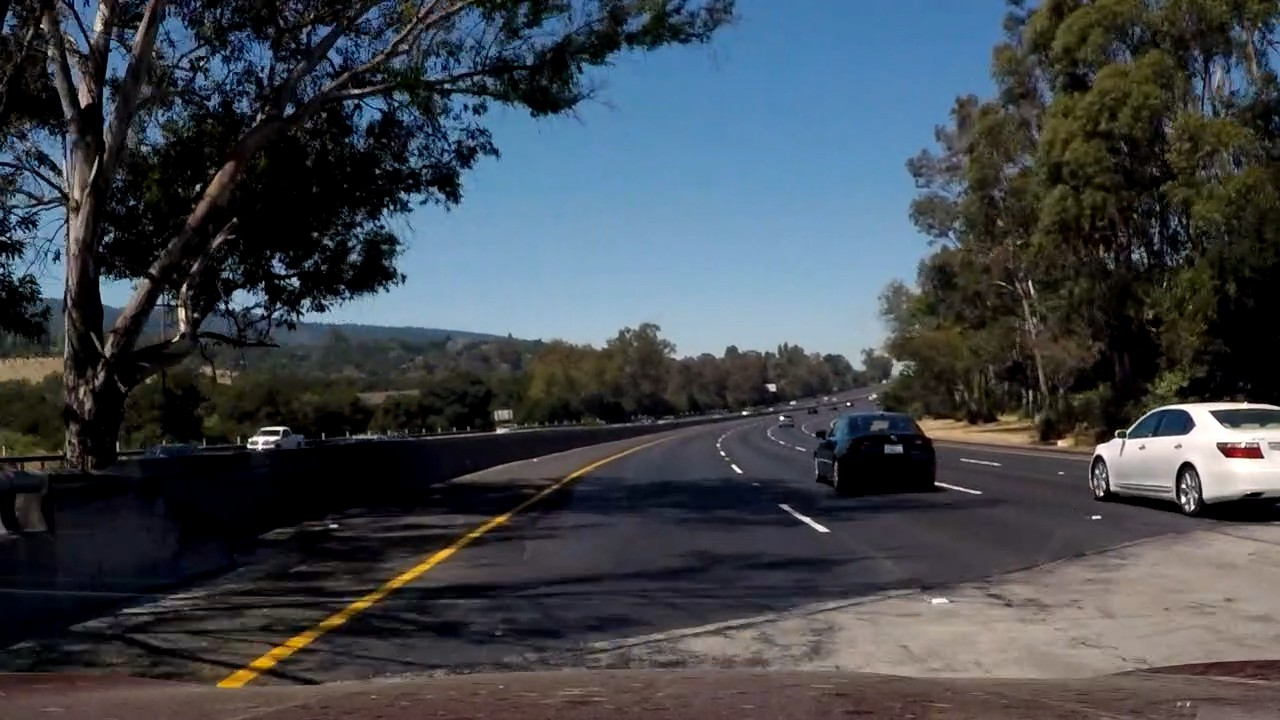
#> input picture test_images/screenshot.jpg, 1280 x 720 px; its folder holds 3 pictures in this run
$ python advanced_lane.py   (older library calls are emulated)
#> lines starting #> are read from the running program, lines starting #| are printed output that depends on the picture
### camera_calibrate.py
import numpy as np
import cv2
import glob
import matplotlib.pyplot as plt
import pickle
from helper import showImages, showSidebySide

objpoints = []
imgpoints = []
outimages = []
originalImages = []


# [18 lines left out: function findCorner, not called in this run]

def undistortImages(image, mtx, dist):
    undist = cv2.undistort(image, mtx, dist, None, mtx)
    return undist

# Load calibration images.
# [27 lines that do not run on import are left out]

### threshold_binary.py
import numpy as np
import cv2
import glob
import matplotlib.pyplot as plt
import pickle
from helper import showImages, showSidebySide
from camera_calibrate import undistortImages


# Define a function that thresholds the S-channel of HLS
# Use exclusive lower bound (>) and inclusive upper (<=)
# [6 lines left out: function sThresh, not called in this run]

def absSobelThresh(img, orient = "x", sobel_kernel=3, thresh = (10,100)):
    """
        Calculate the Sobel gradient on the direction `orient` and return a binary thresholded image
        on [`thresh_min`, `thresh_max`]. Using `sobel_kernel` as Sobel kernel size.
    """
    if orient == 'x':
        yorder = 0
        xorder = 1
    else:
        yorder = 1
        xorder = 0
    sobel = cv2.Sobel(img, cv2.CV_64F, xorder, yorder, ksize=sobel_kernel) # Take the derivative in x
    abs_sobel = np.absolute(sobel) # Absolute  derivative to accentuate lines away from horizontal
    scaled_sobel = np.uint8(255*abs_sobel/np.max(abs_sobel))

    # Threshold x gradient
    sbinary = np.zeros_like(scaled_sobel)
    sbinary[(scaled_sobel >= thresh[0]) & (scaled_sobel <= thresh[1])] = 1
    return sbinary

# [83 lines left out: functions magThresh, dirThresh, combineGradients, combineGradientsOnS, yellowOnHsv, whiteOnHsv and 2 more, not called in this run]

# suggestion from reviewer for binary threshold for yellow and white line
# function to get yellow line an white line in HSV colorspace
def yellowOnLabAndRgb(img):
    b = cv2.cvtColor(img, cv2.COLOR_BGR2LAB)[:,:,2]
    b_thres_on_lab = (145,200)
    '''
    r = cv2.cvtColor(img, cv2.COLOR_BGR2RGB)[:,:,1]
    r_thres_on_lab = (100,200)
    binary = np.zeros_like(b)
    binary[(b >= b_thres_on_lab[0]) & (b <= b_thres_on_lab[1])
           & (r >= r_thres_on_lab[0]) & (r <= r_thres_on_lab[1])] = 1
           '''
    binary = np.zeros_like(b)
    binary[(b >= b_thres_on_lab[0]) & (b <= b_thres_on_lab[1])] = 1
    return binary

# function to get yellow line an white line in LUV colorspace
def whiteOnLuv(img):
    l = cv2.cvtColor(img, cv2.COLOR_BGR2LUV)[:,:,0]
    l_thres_on_lab = (215,255)
    binary = np.zeros_like(l)
    binary[(l >= l_thres_on_lab[0]) & (l <= l_thres_on_lab[1])] = 1
    return binary

# function to get yellow line and white line in HSV colorspace
# [6 lines left out: function combineYellowWhiteOnLabLuv, not called in this run]

def combineGradientsAndLUV(img,threshSobel = (10,100)):
    """
        Compute the combination of Sobel X and Sobel Y or Magnitude and Direction
        """
    #hsv = cv2.cvtColor(img, cv2.COLOR_BGR2HSV)
    s=cv2.cvtColor(img, cv2.COLOR_BGR2HLS)[:,:,2]
    sobelX = absSobelThresh(s, thresh=threshSobel)
    sobelY = absSobelThresh(s, thresh=threshSobel, orient = "y")
    yellow = yellowOnLabAndRgb(img)
    white = whiteOnLuv(img)
    combined = np.zeros_like(sobelX)
    combined[((sobelX == 1) & (sobelY == 1)) | (yellow == 1) | (white == 1)] = 1
    return combined

# [84 lines that do not run on import are left out]

### advanced_lane.py
import numpy as np
import cv2
import glob
import matplotlib.pyplot as plt
import pickle
from helper import showImages, showSidebySide
from camera_calibrate import undistortImages
from threshold_binary import combineGradients, combineGradientsOnS, combineGradientsAndColor,combineYellowWhiteOnLabLuv, combineGradientsAndLUV
from moviepy.editor import VideoFileClip
import pdb

class Lane():
    def __init__(self):
        self.fit = None
        self.fit_m = None
        self.curvature = None
        self.prevfit = []
        self.prevfit_m = []
        self.discardFrameNo = 0
    def add_fit(self, fit):
        self.prevfit.append(fit)
        if len(self.prevfit) > 10:
            self.prevfit = self.prevfit[len(self.prevfit)-10:]
            self.fit = np.mean(self.prevfit, axis=0)
        else:
            self.fit = fit
        return self.fit

    def add_fit_m(self, fit_m):
        self.prevfit_m.append(fit_m)
        if len(self.prevfit_m) > 10:
            self.prevfit_m = self.prevfit_m[len(self.prevfit_m)-10:]
            self.fit_m = np.mean(self.prevfit_m, axis=0)
        else:
            self.fit_m = fit_m
        return self.fit_m

# Init LeftLane and rightLane for pipeline use
leftLane = Lane()
rightLane = Lane()
# Define conversions in x and y from pixels space to meters
## as perspective transform, the offset = 200
offset = 200
image_width = 1280
image_height = 720
## the line width is 3.7m
## 3.7m = xm_per_pix * (1280 - 2*200)
between_left_right_Line = 3.7
xm_per_pix = between_left_right_Line/(image_width - 2*offset) # meters per pixel in x dimension
##  Each dashed line measures 10 feet, and the empty spaces in-between measure 30 feet.
between_dashline_m = 9.14 ##     30 feet
between_dashline_start_y = 100
between_dashline_end_y = 670
ym_per_pix = between_dashline_m/(between_dashline_end_y - between_dashline_start_y) # meters per pixel in y dimension

# Define M as 0 at begin
M = 0

# Define if need convert BGR to RGB for cv image reading
needBGR2RGB = True

# Define show image row and columns
imageRow = 4
imageCol = 3

# Define the number of Frames that discarded
discardFrameNo = 0

def adjustPerspective(image, M=M):
    """
        Adjust the `image` using the transformation matrix `M`.
        """
    img_size = (image.shape[1], image.shape[0])
    warped = cv2.warpPerspective(image, M, img_size)
    return warped

def getDiscardFrameNo():
    return discardFrameNo

def getDiscardFrameNo():
    return discardFrameNo

def findLines(binary_warped, nwindows=9, margin=110, minpix=50):
    """
        Find the polynomial representation of the lines in the `image` using:
        - `nwindows` as the number of windows.
        - `margin` as the windows margin.
        - `minpix` as minimum number of pixes found to recenter the window.
        - `ym_per_pix` meters per pixel on Y.
        - `xm_per_pix` meters per pixels on X.

        Returns (left_fit, right_fit, left_lane_inds, right_lane_inds, out_img, nonzerox, nonzeroy)
        """
    # Take a histogram of the bottom half of the image
    histogram = np.sum(binary_warped[binary_warped.shape[0]//2:,:], axis=0)
    # Create an output image to draw on and  visualize the result
    out_img = np.dstack((binary_warped, binary_warped, binary_warped))*255
    # Find the peak of the left and right halves of the histogram
    # These will be the starting point for the left and right lines
    midpoint = np.int(histogram.shape[0]/2)
    leftx_base = np.argmax(histogram[:midpoint])
    rightx_base = np.argmax(histogram[midpoint:]) + midpoint

    # Set height of windows
    window_height = np.int(binary_warped.shape[0]/nwindows)
    # Identify the x and y positions of all nonzero pixels in the image
    nonzero = binary_warped.nonzero()
    nonzeroy = np.array(nonzero[0])
    nonzerox = np.array(nonzero[1])

    # Current positions to be updated for each window
    leftx_current = leftx_base
    rightx_current = rightx_base

    # Create empty lists to receive left and right lane pixel indices
    left_lane_inds = []
    right_lane_inds = []

    # Step through the windows one by one
    for window in range(nwindows):
        # Identify window boundaries in x and y (and right and left)
        win_y_low = binary_warped.shape[0] - (window+1)*window_height
        win_y_high = binary_warped.shape[0] - window*window_height
        win_xleft_low = leftx_current - margin
        win_xleft_high = leftx_current + margin
        win_xright_low = rightx_current - margin
        win_xright_high = rightx_current + margin
        # Draw the windows on the visualization image
        cv2.rectangle(out_img,(win_xleft_low,win_y_low),(win_xleft_high,win_y_high),(0,255,0), 2)
        cv2.rectangle(out_img,(win_xright_low,win_y_low),(win_xright_high,win_y_high),(0,255,0), 2)
        # Identify the nonzero pixels in x and y within the window
        good_left_inds = ((nonzeroy >= win_y_low) & (nonzeroy < win_y_high) & (nonzerox >= win_xleft_low) & (nonzerox < win_xleft_high)).nonzero()[0]
        good_right_inds = ((nonzeroy >= win_y_low) & (nonzeroy < win_y_high) & (nonzerox >= win_xright_low) & (nonzerox < win_xright_high)).nonzero()[0]
        # Append these indices to the lists
        left_lane_inds.append(good_left_inds)
        right_lane_inds.append(good_right_inds)
        # If you found > minpix pixels, recenter next window on their mean position
        if len(good_left_inds) > minpix:
            leftx_current = np.int(np.mean(nonzerox[good_left_inds]))
        if len(good_right_inds) > minpix:
            rightx_current = np.int(np.mean(nonzerox[good_right_inds]))

    # Concatenate the arrays of indices
    left_lane_inds = np.concatenate(left_lane_inds)
    right_lane_inds = np.concatenate(right_lane_inds)
    # Extract left and right line pixel positions
    leftx = nonzerox[left_lane_inds]
    lefty = nonzeroy[left_lane_inds]
    rightx = nonzerox[right_lane_inds]
    righty = nonzeroy[right_lane_inds]

    # Fit a second order polynomial to each
    try:
        ## if can not find valid point, use the previous value
        left_fit = np.polyfit(lefty, leftx, 2)
        left_fit_m = np.polyfit(lefty*ym_per_pix, leftx*xm_per_pix, 2)
    except TypeError:
        ##pdb.set_trace()
        leftLane.discardFrameNo = leftLane.discardFrameNo + 1
        plt.imshow(binary_warped)
        plt.savefig("notdectedLeft_" + str(leftLane.discardFrameNo) + ".png")
        left_fit = None
        left_fit_m = None
        pass

    try:
        ## if can not find valid point, use the previous value
        right_fit = np.polyfit(righty, rightx, 2)
        right_fit_m = np.polyfit(righty*ym_per_pix, rightx*xm_per_pix, 2)
    except TypeError:
        #pdb.set_trace()
        rightLane.discardFrameNo = rightLane.discardFrameNo + 1
        plt.imshow(binary_warped)
        plt.savefig("notdectedRight_" + str(rightLane.discardFrameNo) + ".png")
        right_fit = None
        right_fit_m = None
        pass

    return left_fit, right_fit, left_fit_m, right_fit_m, left_lane_inds, right_lane_inds, out_img, nonzerox, nonzeroy

# [38 lines left out: functions visualizeLanes, showLaneOnImages, not called in this run]

def drawLine(img, left_fit, right_fit):
    """
        Draw the lane lines on the image `img` using the poly `left_fit` and `right_fit`.
        """
    yMax = img.shape[0]
    ploty = np.linspace(0, yMax - 1, yMax)
    color_warp = np.zeros_like(img).astype(np.uint8)

    # Calculate points.
    left_fitx = left_fit[0]*ploty**2 + left_fit[1]*ploty + left_fit[2]
    right_fitx = right_fit[0]*ploty**2 + right_fit[1]*ploty + right_fit[2]

    # Recast the x and y points into usable format for cv2.fillPoly()
    pts_left = np.array([np.transpose(np.vstack([left_fitx, ploty]))])
    pts_right = np.array([np.flipud(np.transpose(np.vstack([right_fitx, ploty])))])
    pts = np.hstack((pts_left, pts_right))

    # Draw the lane onto the warped blank image
    cv2.fillPoly(color_warp, np.int_([pts]), (0,255, 0))

    # Warp the blank back to original image space using inverse perspective matrix (Minv)
    newwarp = cv2.warpPerspective(color_warp, Minv, (img.shape[1], img.shape[0]))
    return cv2.addWeighted(img, 1, newwarp, 0.3, 0)

# [7 lines left out: function drawLaneOnImage, not called in this run]

def calculateCurvature(yRange, fit_cr):
    """
        Returns the curvature of the polynomial `fit` on the y range `yRange`.
        """
    return ((1 + (2*fit_cr[0]*yRange*ym_per_pix + fit_cr[1])**2)**1.5) / np.absolute(2*fit_cr[0])

def calculateCenter(img, left_fit_m, right_fit_m):
    # Calculate vehicle center
    xMax = img.shape[1]*xm_per_pix
    yMax = img.shape[0]*ym_per_pix
    vehicleCenter = xMax / 2
    lineLeft = left_fit_m[0]*yMax**2 + left_fit_m[1]*yMax + left_fit_m[2]
    lineRight = right_fit_m[0]*yMax**2 + right_fit_m[1]*yMax + right_fit_m[2]
    lineMiddle = lineLeft + (lineRight - lineLeft)/2
    diffFromVehicle = lineMiddle - vehicleCenter
    return diffFromVehicle

# Function to draw the line on the images
def laneCurveProcess(binary_warped, img):
    left_fit, right_fit, left_fit_m, right_fit_m, _, _, _, _, _ = findLines(binary_warped)
    #print("left_fit_m in left lane, right_fit_m in right lane: ", leftLane.fit_m, rightLane.fit_m)
    ## need to get some default value for left lane and right lane. Otherwise, None will cause issue.
    leftLane.add_fit(left_fit)
    leftLane.add_fit_m(left_fit_m)
    rightLane.add_fit(right_fit)
    rightLane.add_fit_m(right_fit_m)
    output = drawLine(img, left_fit, right_fit)
    if needBGR2RGB:
        output = cv2.cvtColor( output, cv2.COLOR_BGR2RGB )
        print("need convert")
    # Calculate curvature
    yRange = img.shape[0] - 1
    leftCurvature = calculateCurvature(yRange, left_fit_m)
    rightCurvature = calculateCurvature(yRange, right_fit_m)
    print("actural left curv:, right curv: ",leftCurvature, rightCurvature)

    # Calculate vehicle center
    diffFromVehicle = calculateCenter(img, left_fit_m, right_fit_m)
    if diffFromVehicle > 0:
        message = '{:.2f} m right'.format(diffFromVehicle)
    else:
        message = '{:.2f} m left'.format(-diffFromVehicle)

    # Draw info
    font = cv2.FONT_HERSHEY_SIMPLEX
    fontColor = (255, 255, 255)
    fontScale = 2
    cv2.putText(output, 'Left curvature: {:.0f} m'.format(leftCurvature), (50, 50), font, fontScale, fontColor, 2)
    cv2.putText(output, 'Right curvature: {:.0f} m'.format(rightCurvature), (50, 120), font, fontScale, fontColor, 2)
    cv2.putText(output, 'Vehicle is {} of center'.format(message), (50, 190), font, fontScale, fontColor, 2)
    return output

## sanity check for polynomials
# [132 lines left out: functions sanityCheck, pipeline, videoClip, not called in this run]

def videoPipeline(inputVideo, outputVideo):
    """
        Process the `inputVideo` frame by frame to find the lane lines, draw curvarute and vehicle position information and
        generate `outputVideo`
        """
    myclip = VideoFileClip(inputVideo)
    ## use pipeline to deal with each frame
    clip = myclip.fl_image(pipeline)
    clip.write_videofile(outputVideo, audio=False)

## test code
# Loading camera calibration
cameraCalibration = pickle.load( open('./pickled_data/camera_calibration.p', 'rb' ) )
#> (reads pickled_data/camera_calibration.p from the repository)
mtx, dist = map(cameraCalibration.get, ('mtx', 'dist'))

# Load test images.
testImages = list(map(lambda imageFileName: cv2.imread(imageFileName),
                      glob.glob('./test_images/*.jpg')))
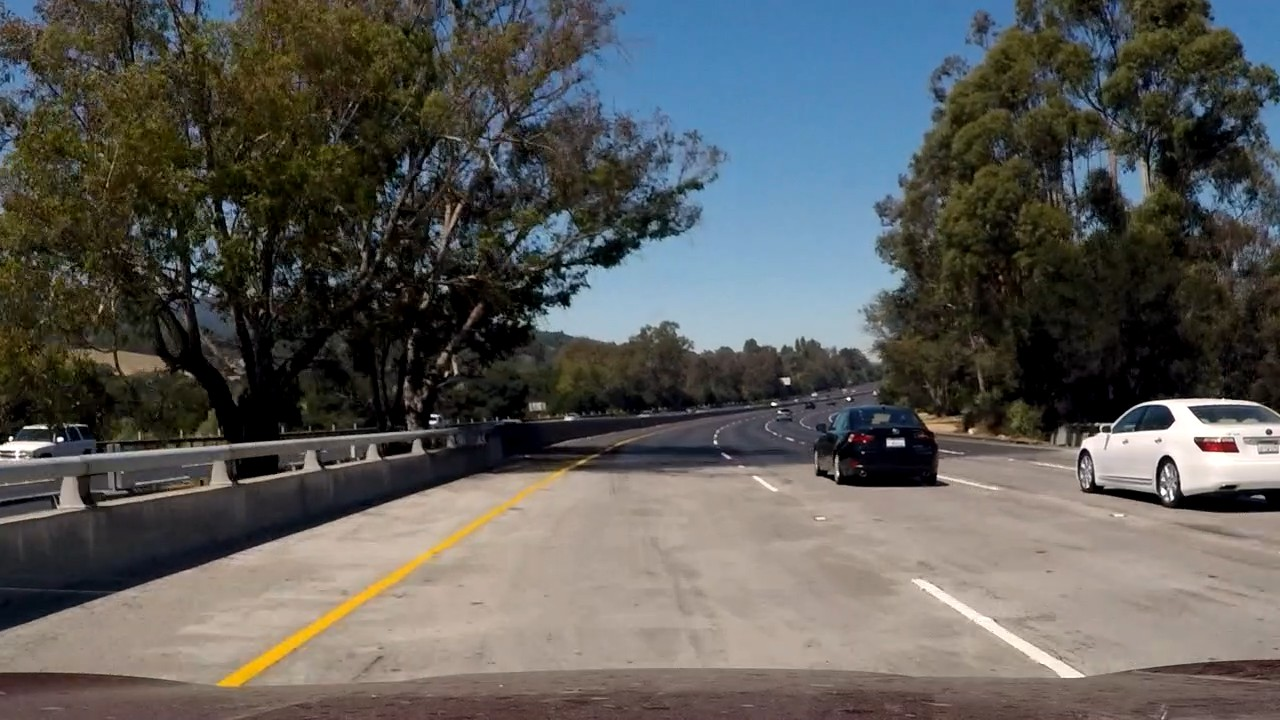
#> input picture test_images/screenshot3.jpg, 1280 x 720 px
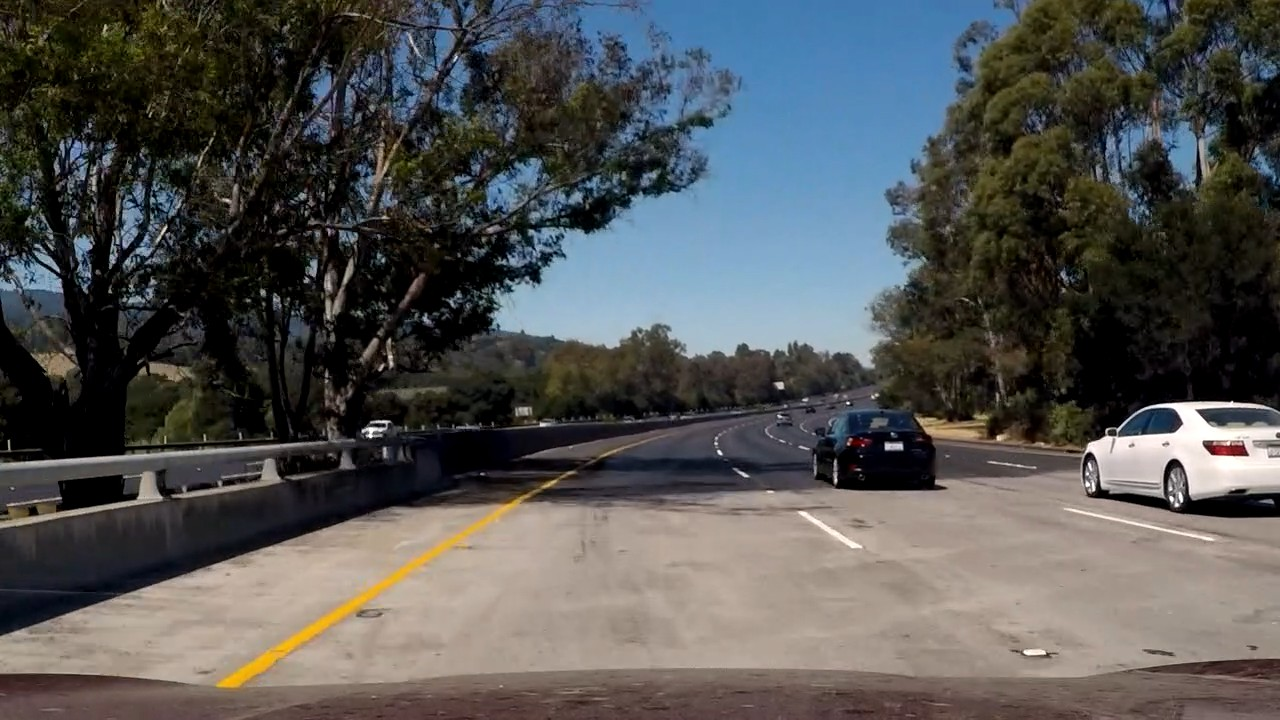
#> input picture test_images/screenshot4.jpg, 1280 x 720 px
#> testImages = 3 items
testImagesName = glob.glob('./test_images/*.jpg')
print("test image shape: ", testImages[1].shape)
#| test image shape:  (720, 1280, 3)
image_width = testImages[1].shape[1]
image_height = testImages[1].shape[1]
undistImages = list(map(lambda img: undistortImages(img,mtx, dist),testImages))
#> in undistortImages, image is the input picture: shape (720, 1280, 3); mean B, G, R 76, 69.9, 64.2
#> in undistortImages, image is the input picture: shape (720, 1280, 3); mean B, G, R 87.4, 90.3, 90.6
#> in undistortImages (call 3), `undist = cv2.undistort(image, mtx, dist, None, mtx)`:
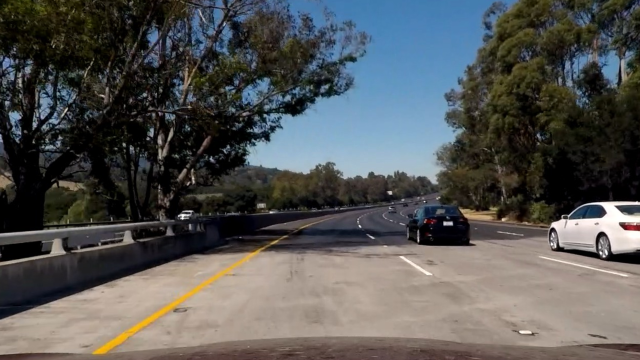
#> undist: shape (720, 1280, 3) (shown at 1/2 size); mean B, G, R 84.7, 85.5, 84.8
#> in undistortImages, image is the input picture: shape (720, 1280, 3); mean B, G, R 83.2, 83.8, 83.2
#> undistImages = 3 items
## Finally use combination of color detection on HSV and Sobel on S channel of HLS
combineImages = list(map(lambda img: combineGradientsAndLUV(img,threshSobel = (70,160)), undistImages))
#> in combineGradientsAndLUV, `sobelX = absSobelThresh(s, thresh=threshSobel)`:
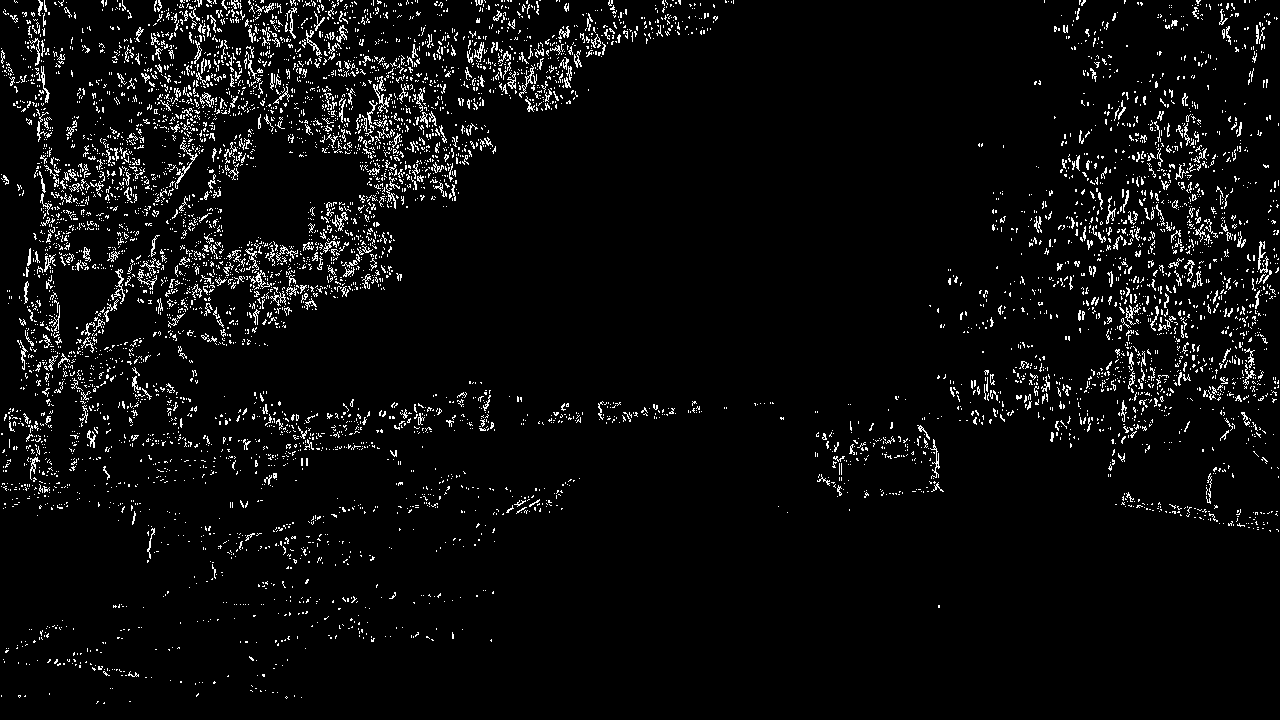
#> sobelX: shape (720, 1280); values 0 (black) and 1 (white), 4.7% white in thin lines or dots
#> (the rest of the program and of its run is left out)
